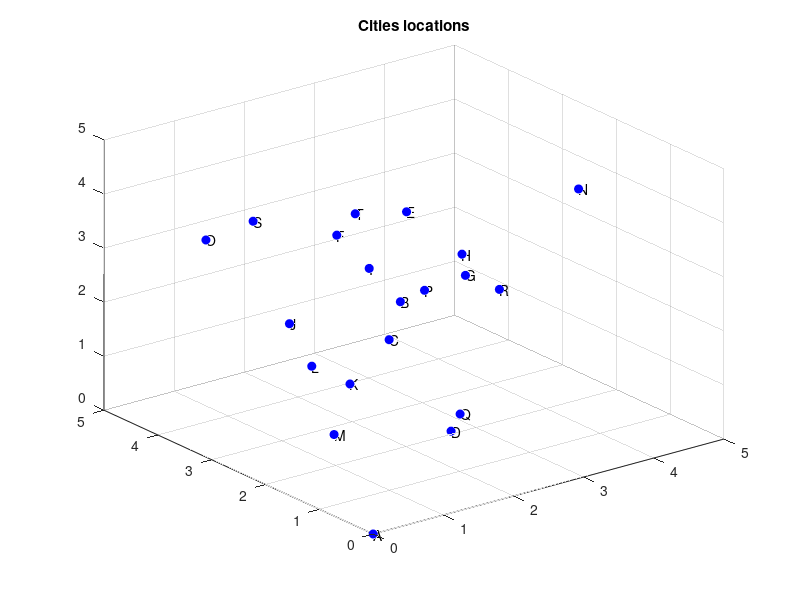
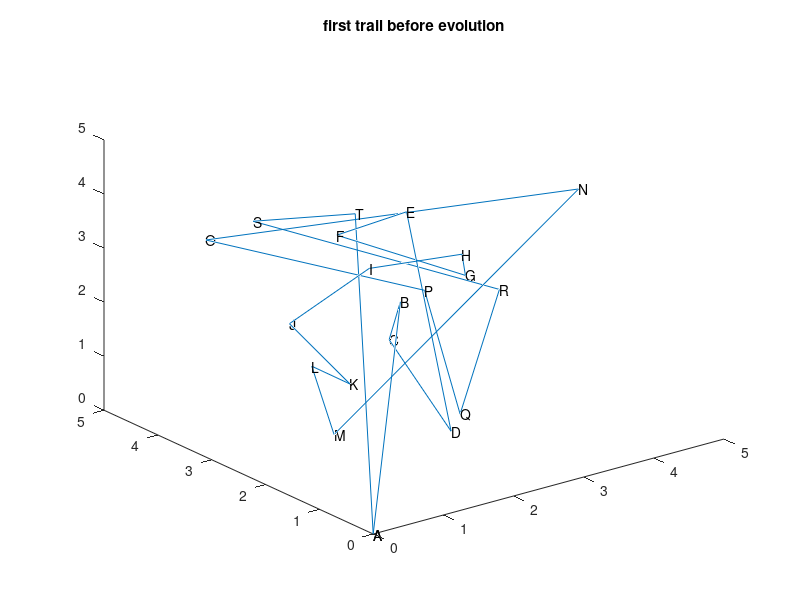

The MATLAB script that drew these images, in order: (Note: this script raises an error after producing the figures.)
close all
clear all
clc
%%
% *choosing parameters for genetic algorithm* 

p = 100; % population size base on genoms
cross_num = 20;
mut_num = 20;
selection_num = 60;

%%
% *creating cities coordinates* 

x = 5; y = 5; z = 5;
% pick 20 of random points
x = [0 x*rand(1,19)]; %x-coordinate of a point
y = [0 y*rand(1,19)]; %y-coordinate of a point
z = [0 z*rand(1,19)]; %z-coordinate of a point

%inspect cities locatins
figure('Name','Cities');
labels = ('A' : 'T')';
scatter3(x, y, z, 'MarkerFaceColor','b','MarkerEdgeColor','b');
text(x', y', z',labels);
title('Cities locations');

%%
% *assign initial random trail*

labels = [labels;'A'];
x_plot = [x';0];
y_plot = [y';0];
z_plot = [z';0]; 
cities =  [x' y' z'];
figure('Name','path');
plot3(x_plot, y_plot, z_plot);
text(x_plot, y_plot, z_plot,labels);
title('first trail before evolution');

%%
% *creating genetic algorithm loop*

for gen = [1 100 500]    
    pop = population(p,20); %initialize population
    cost = zeros(1,gen);    
    for i = 1: gen     
        %compute cost and evaluation
        E = evaluation(pop,cities);
        cost(1,i) = min(E);        
        prev_pop = pop; %save previous population
        
        %make new generation
        pop(1:cross_num,:) = crossover(prev_pop,cross_num);
        pop(cross_num+1:cross_num + mut_num ,:) = mutation(prev_pop,mut_num);
        pop(cross_num + mut_num+1:p,:) = selection(prev_pop,E,selection_num); 
    end

    %plot cost
    figure('Name','Cost');
    plot(cost);
    cost_label = sprintf('cost after generation %d = %f',gen,cost(1,gen));
    title(cost_label);
    xlabel('Generation');
    ylabel('Fitness funcion - distance of cities');

    %plot optimal path
    [x_opt y_opt z_opt]= changeCordinates(pop,cities);
    figure('Name','path');
    plot3(x_opt, y_opt, z_opt);
    text(x_plot, y_plot, z_plot,labels);
    xlabel('X');
    ylabel('Y');
    zlabel('Z');
    path_label = sprintf('path after generation %d',gen);
    title(path_label);
end

% population func
function Y=population(n,nc)
% nc = number of cities
% n = pop size
B=zeros(n,nc);
for j=1:n
    A=1:1:nc;   
    [x y]=size(A);
    for i = 1:nc
        r = randi(y);
        B(j,i)=A(r);
        A(:,r) = [];
        [x y]=size(A);
    end
end
Y = B;
end

% evaluation function
function YY = evaluation(P,cities)
% P = population
[n ,nc] = size(P);
Y = zeros(n,1);
for i = 1:n
    A = P(i,:); %get chromosome
    B = zeros(size(A));
    for j = 1:nc-1
        x_diff = (cities(A(1,j),1)-cities(A(1,j+1),1))^2;
        y_diff = (cities(A(1,j),2)-cities(A(1,j+1),2))^2;
        z_diff = (cities(A(1,j),3)-cities(A(1,j+1),3))^2;
        B(1,j) = sqrt(x_diff + y_diff + z_diff);
    end
        x_diff = (cities(A(1,1),1)-cities(A(1,nc),1))^2;
        y_diff = (cities(A(1,1),2)-cities(A(1,nc),2))^2;
        z_diff = (cities(A(1,1),3)-cities(A(1,nc),3))^2;
        B(1,j+1) = sqrt(x_diff + y_diff + z_diff);    
    Y(i,1) = sum(B);
end
YY = Y;
end

% Crossover function
function YY=crossover(X,n)
% X = population
% n = number of chromosomes to be crossed
[x1 y1] = size(X);
Y = zeros(n,y1);
for z = 1:n
    B = X(randi(x1),:); % select parent chromosome
    r1 = 1 + randi(y1-1);
    C = B(1,1:r1);
    B(:,1:r1) = [];  % cut
    [x3 y3] = size(B);
    B(1,y3+1:y1) = C;
    Y(z,:) = B;
end
YY = Y;
end

% mutation function
function YY = mutation(X,n)
% X = population
% n = number of chromosomes to be mutated
[x1 y1]=size(X);
Y=zeros(n,y1);
for z=1:n
    A=X(randi(x1),:); % select parent chromosome
    r1=1+randi(y1-1,1,2);
    while r1(1)==r1(2) 
            r1=1+randi(y1-1,1,2);
    end
    B=A(1,r1(1));
    A(1,r1(1))=A(1,r1(2));
    A(1,r1(2))=B;
    Y(z,:)=A;
end
YY = Y;
end

% Selection function
function YY = selection(P,E,selection_num)
% P - popolation
A = zeros(selection_num,20);
copy_E = E;
for i = 1:selection_num
    [row c] = find(copy_E == min(copy_E));
    row = row(1,1);

    A(i,:) = P(row,:);
    copy_E(row,1) = 0;
end
 YY = A;
end

% change coordination function
function [x,y,z] = changeCordinates(pop,cities)
E = evaluation(pop,cities);
[row c] = find(E == min(E));
row = row(1,1);
A = pop(row,:);
B = zeros(size(cities));
for i = 1:20
    B(i,:) = cities(A(1,i),:);
end
x = B(:,1);
y = B(:,2);
z = B(:,3);

x = [x;x(1)];
y = [y;y(1)];
z = [z;z(1)];
end
